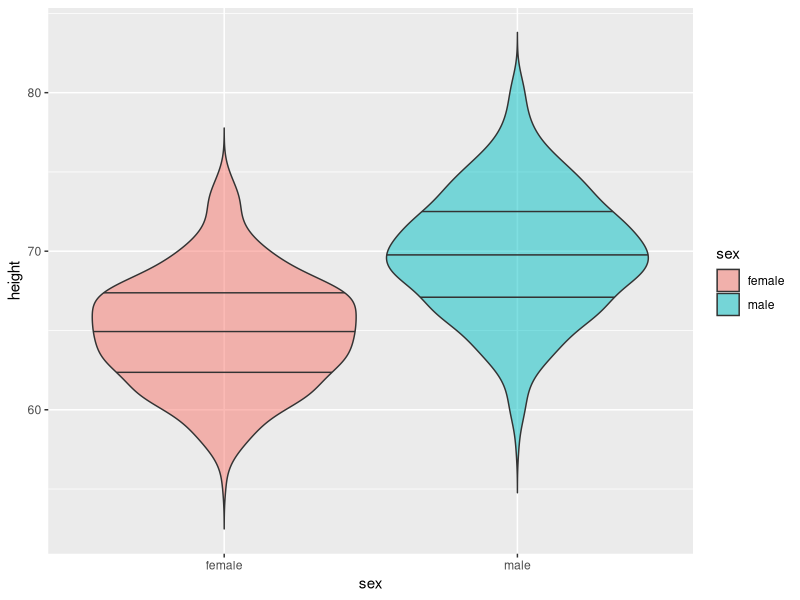
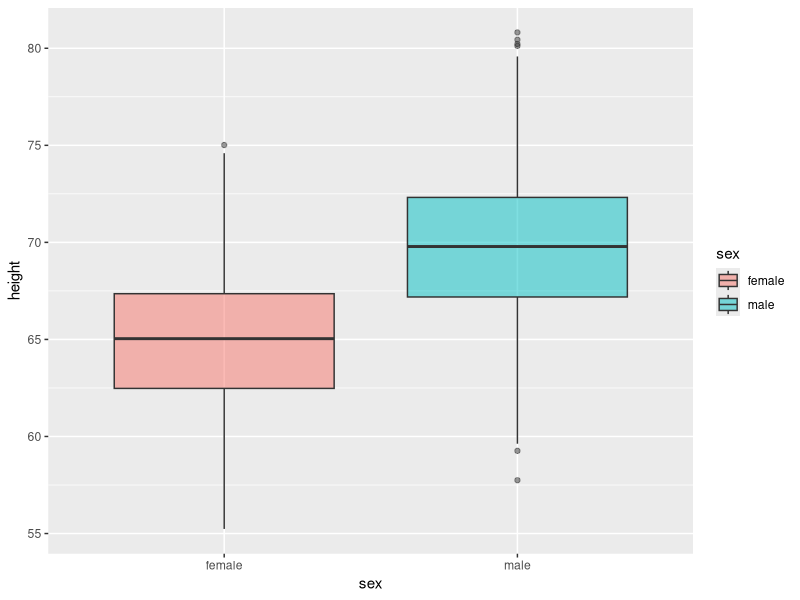
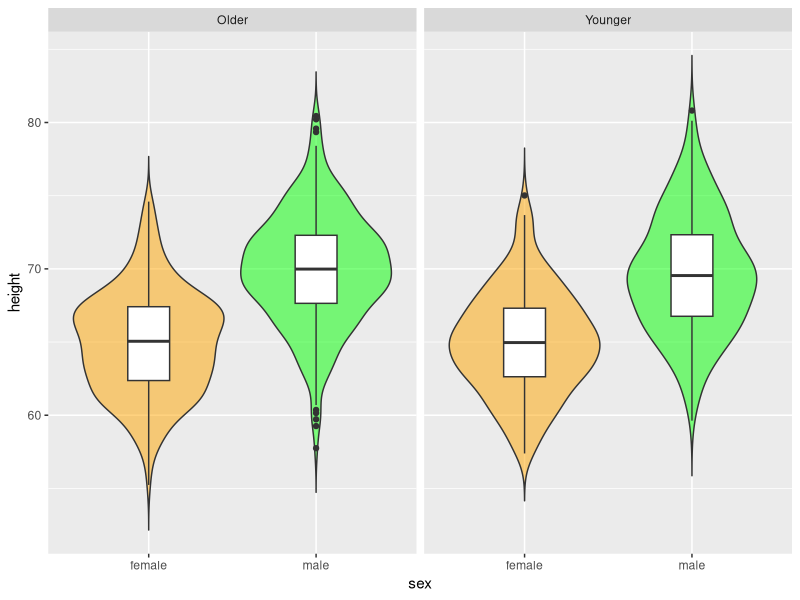
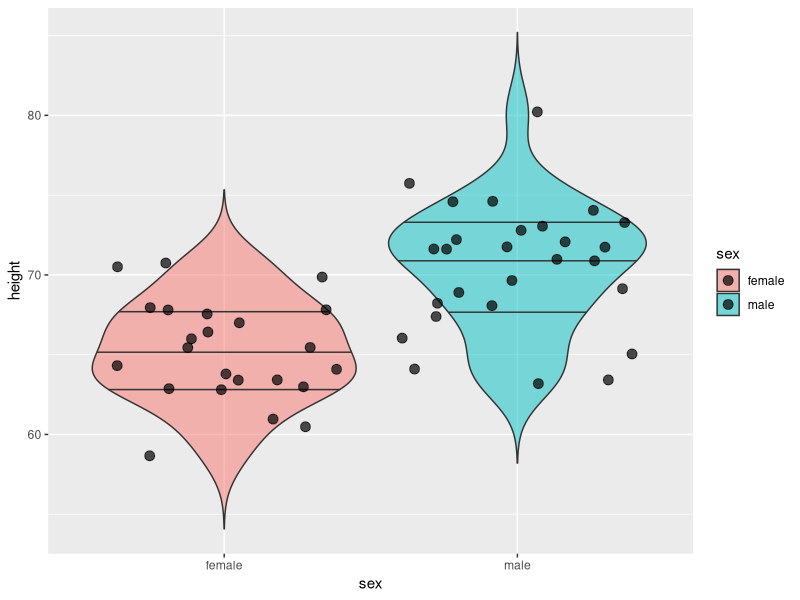
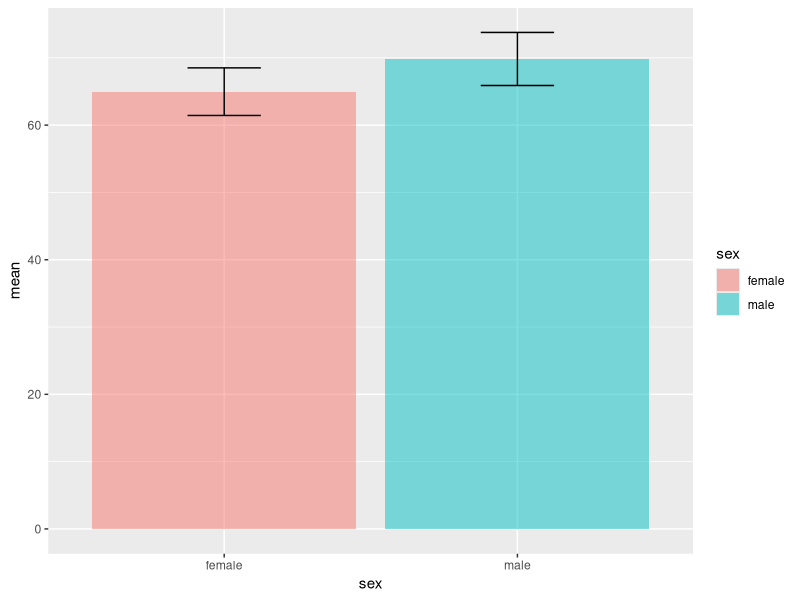
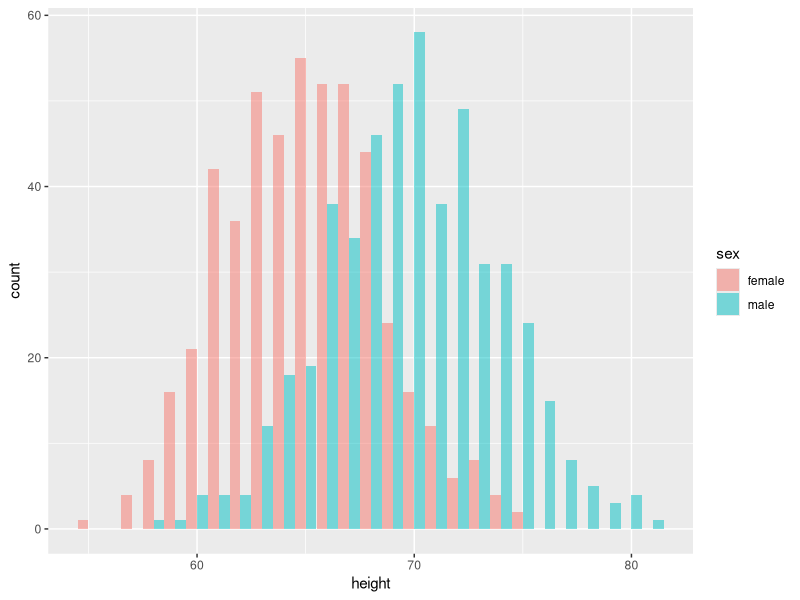
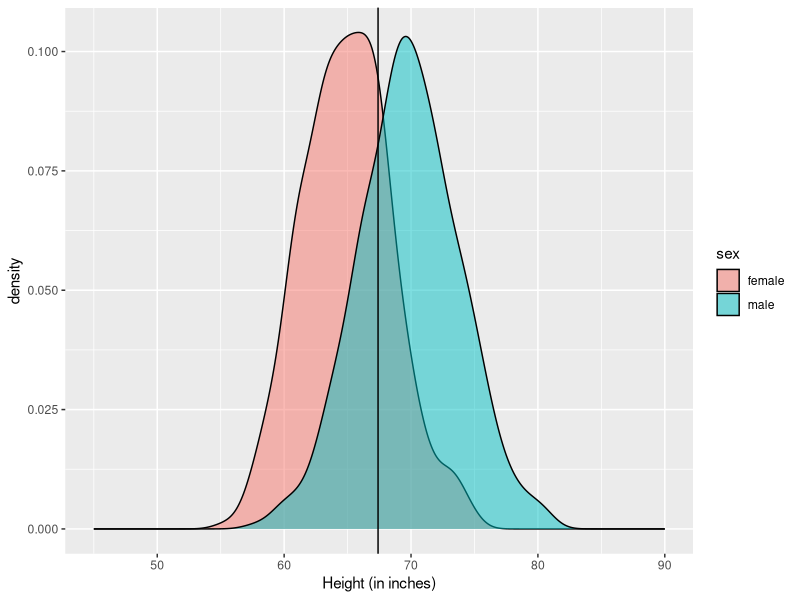
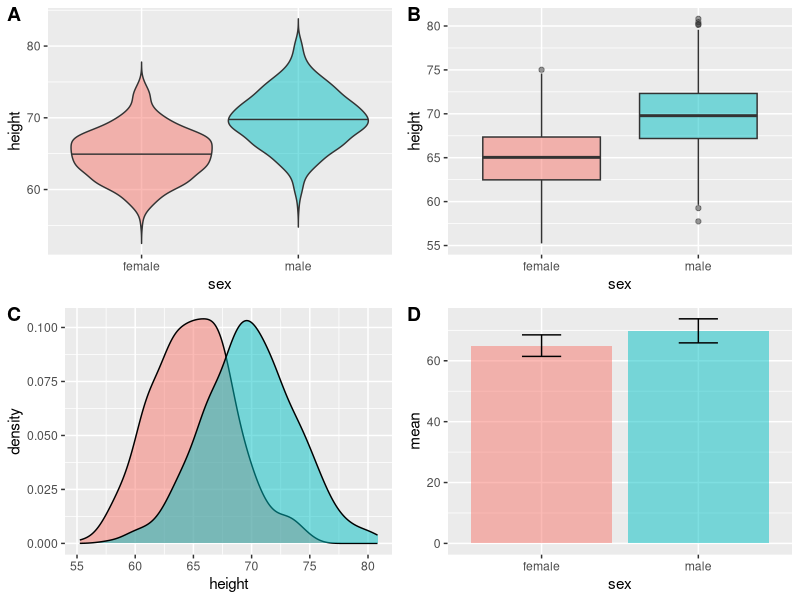

Write the R code that produced these figures, in order.
## ---- chunk 1
#suppress the warnings and other messages from showing in the knitted file.
knitr::opts_chunk$set(
  fig.width  = 8, 
  fig.height = 5, 
  fig.path   = 'images/03/',
  echo       = TRUE, 
  warning    = FALSE, 
  message    = FALSE
)
## ---- chunk 2

# libraries needed for these graphs
library(tidyverse)
library(viridis)

# cowplot will change the default theme of graphs, so we're loading it later
# library(cowplot) 

## ---- chunk 3

demog <- tibble(
  sex = rep(c("male", "female"), each = 500),
  height = c(rnorm(500, 70, 4), rnorm(500, 65, 3.5)),
  age = rpois(1000, 3) + 20
)

x_vs_y <- tibble(
  x = rnorm(100)
) %>%
  mutate(y = x + rnorm(100, 0, 0.5))

overlap <- tibble(
  x = rbinom(1000, 10, 0.5)
) %>%
  mutate(y = x + rbinom(1000, 20, 0.5))

## ---- chunk 4

ggplot(demog, aes(sex, height, fill=sex)) +
  geom_violin(
    trim = FALSE,
    draw_quantiles = c(0.25, 0.5, 0.75), 
    alpha = 0.5
  )

## ---- chunk 5

ggplot(demog, aes(sex, height, fill=sex)) +
  geom_boxplot(alpha = 0.5)

## ---- chunk 6

demog %>%
  mutate(agegroup = ifelse(age<median(age), "Younger", "Older")) %>%
  ggplot(aes(sex, height, fill=sex)) +
    geom_violin(trim = FALSE, alpha=0.5, show.legend = FALSE) +
    geom_boxplot(width = 0.25, fill="white") +
    facet_grid(.~agegroup) +
    scale_fill_manual(values = c("orange", "green"))

## ---- chunk 7

demog %>%
  sample_n(50) %>%
  ggplot(aes(sex, height, fill=sex)) +
  geom_violin(
    trim = FALSE,
    draw_quantiles = c(0.25, 0.5, 0.75), 
    alpha=0.5
  ) + 
  geom_point(position = "jitter", alpha = 0.7, size = 3)

## ---- chunk 8

# calculate mean and SD for each sex
demog %>%
  group_by(sex) %>%
  summarise(
    mean = mean(height),
    sd = sd(height)
  ) %>%
ggplot(aes(sex, mean, fill=sex)) +
  geom_bar(stat="identity", alpha = 0.5) +
  geom_errorbar(aes(ymin = mean - sd, ymax = mean + sd), width = 0.25)

## ---- chunk 9

ggplot(demog, aes(height, fill=sex)) +
  geom_histogram(binwidth = 1, alpha = 0.5, position = "dodge")
  
## ---- chunk 10

ggplot(demog, aes(height, fill=sex)) +
  geom_density(alpha=0.5) +
  geom_vline(xintercept = mean(demog$height)) +
  xlim(45, 90) +
  xlab("Height (in inches)")

## ---- chunk 11

library(cowplot)

my_hist <- ggplot(demog, aes(height, fill=sex)) +
  geom_histogram(
    binwidth = 1, 
    alpha = 0.5, 
    position = "dodge", 
    show.legend = FALSE
  )

my_violin <- ggplot(demog, aes(sex, height, fill=sex)) +
  geom_violin(
    trim = FALSE,
    draw_quantiles = c(0.5), 
    alpha = 0.5, 
    show.legend = FALSE
  )

my_box <- ggplot(demog, aes(sex, height, fill=sex)) +
  geom_boxplot(alpha=0.5, show.legend = FALSE)

my_density <- ggplot(demog, aes(height, fill=sex)) +
  geom_density(alpha=0.5, show.legend = FALSE)

my_bar <- demog %>%
  group_by(sex) %>%
  summarise(
    mean = mean(height),
    sd = sd(height)
  ) %>%
ggplot(aes(sex, mean, fill=sex)) +
  geom_bar(stat="identity", alpha = 0.5, show.legend = FALSE) +
  geom_errorbar(aes(ymin = mean - sd, ymax = mean + sd), width = 0.25)

plot_grid(
  my_violin, 
  my_box, 
  my_density, 
  my_bar, 
  labels = c("A", "B", "C", "D")
)

## ---- chunk 12

ggplot(x_vs_y, aes(x, y)) +
  geom_point()

## ---- chunk 13
ggplot(x_vs_y, aes(x, y)) +
  geom_smooth(method="lm")
## ---- chunk 14

ggplot(x_vs_y, aes(x, y)) +
  geom_smooth(method="lm") +
  geom_point()

## ---- chunk 15

ggplot(overlap, aes(x, y)) +
  geom_point(size = 5, alpha = .05) +
  geom_smooth(method="lm")

## ---- chunk 16

overlap %>%
  group_by(x, y) %>%
  summarise(count = n()) %>%
  ggplot(aes(x, y, color=count)) +
  geom_point(size = 5) +
  scale_color_viridis()

## ---- chunk 17

overlap %>%
  group_by(x, y) %>%
  summarise(count = n()) %>%
  ggplot(aes(x, y, size=count)) +
  geom_point(colour = "#663399")

## ---- chunk 18
# generate two sets of correlated variables (a and b)
heatmap <- tibble(
  a1 = rnorm(100),
  b1 = rnorm(100)
) %>% 
mutate(
  a2 = a1 + rnorm(100),
  a3 = a1 + rnorm(100),
  a4 = a1 + rnorm(100),
  b2 = b1 + rnorm(100),
  b3 = b1 + rnorm(100),
  b4 = b1 + rnorm(100)
) %>%
cor() %>% # create the correlation matrix
as.data.frame() %>% # make it a data frame
rownames_to_column(var = "V1") %>% # set rownames as V1
gather("V2", "r", a1:b4) # wide to long (V2)
## ---- chunk 19
ggplot(heatmap, aes(V1, V2, fill=r)) +
  geom_tile() +
  scale_fill_viridis()
## ---- chunk 20

# dog weights estimated from http://petobesityprevention.org/ideal-weight-ranges/

dogs <- tibble(
  breed = rep(c("beagle", "boxer", "bulldog"), each = 100),
  weight = c(
    rnorm(100, 24, 6),
    rnorm(100, 62.5, 12.5),
    rnorm(100, 45, 5)
  )
)

## ---- chunk 21
ggplot(dogs, aes(breed, weight)) +
  geom_violin(draw_quantiles = c(0.5))
## ---- chunk 22
ggplot(dogs, aes(breed, weight)) +
  geom_boxplot()
## ---- chunk 23
ggplot(dogs, aes(weight, fill=breed)) +
  geom_histogram(binwidth = 3, position = "dodge")
## ---- chunk 24
ggplot(dogs, aes(weight, fill=breed)) +
  geom_density(alpha = 0.5) +
  xlim(0, 110)
## ---- chunk 25
dogs %>%
  group_by(breed) %>%
  summarise(
    mean = mean(weight),
    sd = sd(weight)
  ) %>%
ggplot(aes(breed, mean, fill=breed)) +
  geom_bar(stat="identity", alpha = 0.5) +
  geom_errorbar(aes(ymin = mean - sd, ymax = mean + sd), width = 0.25)
## ---- chunk 26

disgust <- read_csv("data/disgust_scores.csv")

ggplot(disgust, aes(moral, sexual)) +
  geom_smooth() +
  labs(title = "Moral vs Sexual Disgust") +
  xlim(0, 6) + ylim(0, 6)

ggplot(disgust, aes(moral, pathogen)) +
  geom_smooth() +
  labs(title = "Moral vs Pathogen Disgust") +
  xlim(0, 6) + ylim(0, 6)

ggplot(disgust, aes(pathogen, sexual)) +
  geom_smooth() +
  labs(title = "Pathogen vs Sexual Disgust") +
  xlim(0, 6) + ylim(0, 6)
  
## ---- chunk 27
read_csv("data/disgust_cors.csv") %>%
  ggplot(aes(V1, V2, fill=r)) +
  geom_tile() +
  scale_fill_viridis() +
  theme(axis.text.x = element_text(angle=90, hjust=1))
